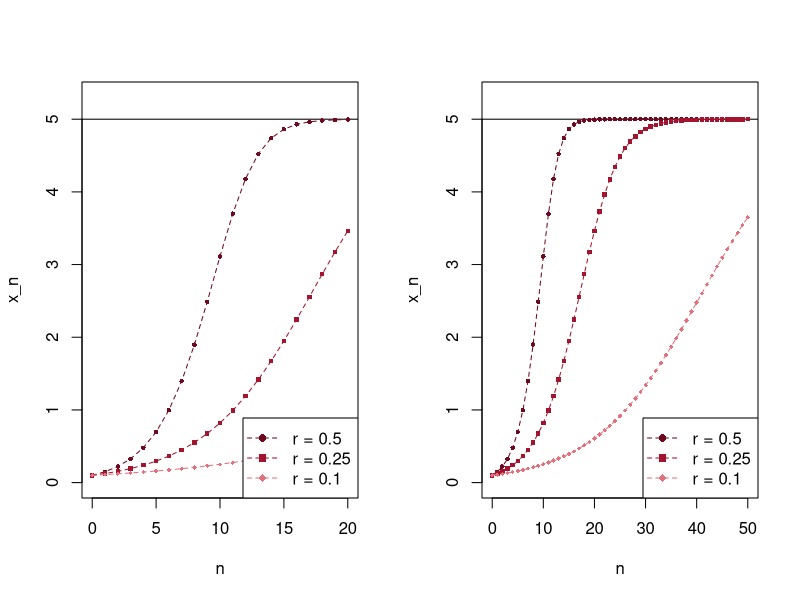

Source code (R):
# Fig. 1.20: Simulation of the logistic growth model (book, Section 1.3, Eq. 1.26)
# x_{n+1} = x_n + r (1 - x_n/K) x_n with K = 5, x_0 = 0.1, and three growth rates r; 20 (left) and 50 (right) steps
# (c) 2026 Philipp Kügler · Program for the book "Dynamical Systems in the Life Sciences" · MIT License (see LICENSE)
K <- 5; x0 <- 0.1
raten <- c(0.5, 0.25, 0.1)
rot <- c(rgb(0.43, 0.04, 0.12), rgb(0.64, 0.08, 0.18), rgb(0.89, 0.44, 0.49)); zeichen <- c(16, 15, 18)
par(mfrow = c(1, 2))
for (N in c(20, 50)) {
  n <- 0:N
  plot(NULL, xlim = c(0, N), ylim = c(0, 5.3), xlab = "n", ylab = "x_n")
  abline(h = K)
  for (i in 1:3) {
    r <- raten[i]
    x <- numeric(N + 1)
    x[1] <- x0                           # R counts from 1: x[1] is x_0
    for (k in 1:N) x[k + 1] <- x[k] + r * (1 - x[k] / K) * x[k]
    lines(n, x, type = "o", lty = 2, pch = zeichen[i], cex = 0.6, col = rot[i])
    cat(sprintf("N = %d, r = %g:  x_N = %.4f\n", N, r, x[N + 1]))
  }
  legend("bottomright", legend = sprintf("r = %g", raten), col = rot, pch = zeichen, lty = 2)
}
